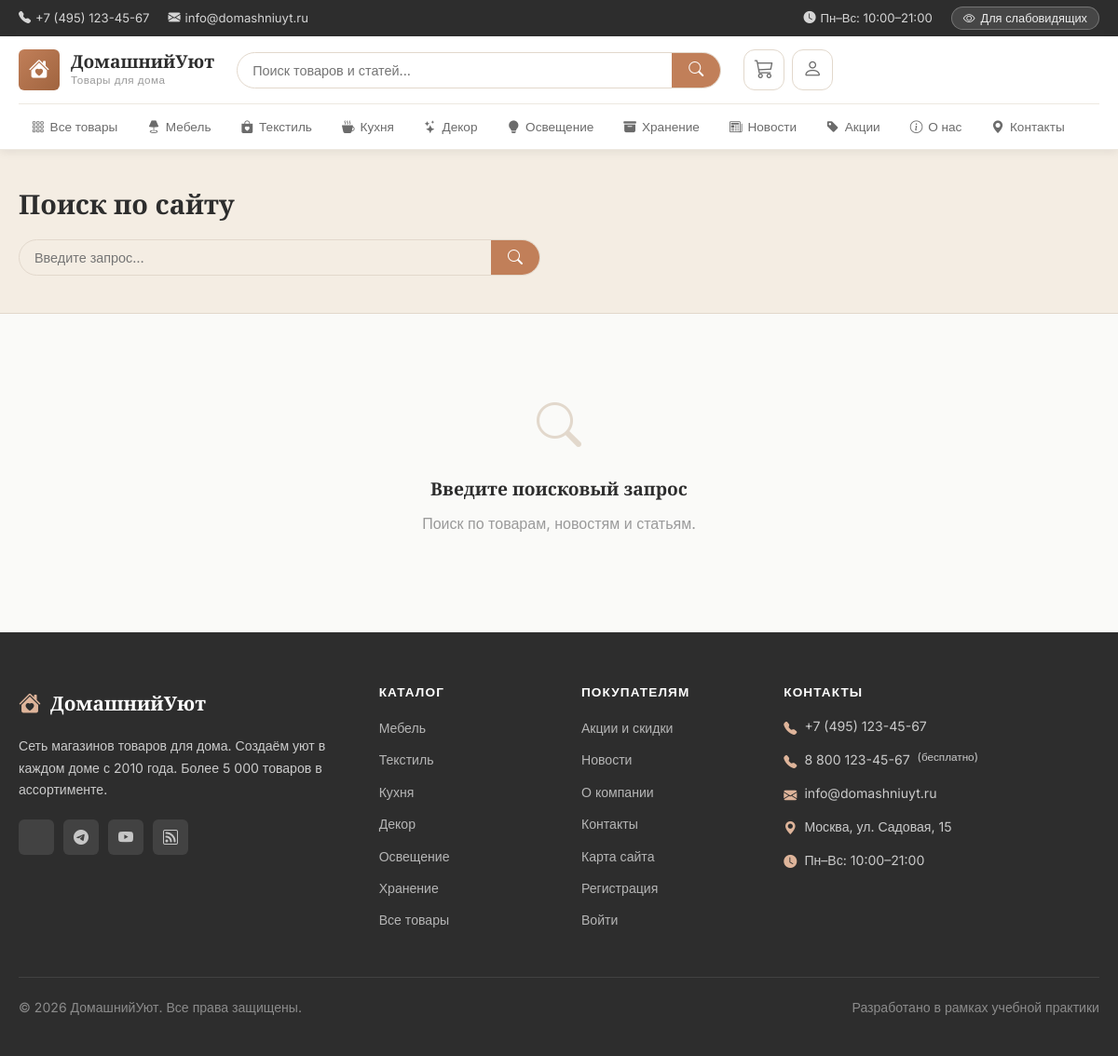
Screenshot of /search with the database file from the repository.
### app.py (models this page shows, shortened)
class Category(db.Model):
    __tablename__ = 'categories'
    id          = db.Column(db.Integer, primary_key=True)
    name        = db.Column(db.String(100), nullable=False)
    slug        = db.Column(db.String(100), unique=True, nullable=False)
    description = db.Column(db.Text)
    icon        = db.Column(db.String(50), default='bi-box')
    order       = db.Column(db.Integer, default=0)
    products = db.relationship('Product', backref='category', lazy=True)

### app.py (the view, shortened to what this page needs)
@app.route('/search')
def search():
    q        = request.args.get('q', '').strip()
    products = []
    articles = []
    return render_template('search.html', query=q, products=products, articles=articles)

### app.py (called while the page is built)
@app.context_processor
def inject_globals():
    cats = Category.query.order_by(Category.order).all()
    cart = session.get('cart', {})
    cart_count = sum(cart.values()) if cart else 0
    return {
        'categories': cats,
        'cart_count': cart_count,
        'current_year': datetime.utcnow().year,
        'site_name': 'ДомашнийУют',
    }

### templates/search.html (shortened to what this page needs)
{% extends 'base.html' %}
{% block content %}
<div class="search-header">
  <div class="container">
    <h1>
      {% if query %}
        Результаты поиска: «{{ query }}»
      {% else %}
        Поиск по сайту
      {% endif %}
    </h1>
    <form action="{{ url_for('search') }}" method="GET" class="search-form" style="max-width:560px;margin-top:20px;">
      <input type="text" name="q" value="{{ query }}" placeholder="Введите запрос…" autofocus aria-label="Поисковый запрос">
      <button type="submit" aria-label="Найти"><i class="bi bi-search" aria-hidden="true"></i></button>
    </form>
  </div>
</div>
<div class="container" style="padding-top:40px;padding-bottom:64px;">
  {% if not query %}
  <div style="text-align:center;padding:40px 0;color:var(--text-muted);">
    <i class="bi bi-search" style="font-size:3rem;display:block;margin-bottom:16px;color:var(--border);" aria-hidden="true"></i>
    <h2 style="font-size:1.2rem;margin-bottom:12px;">Введите поисковый запрос</h2>
    <p>Поиск по товарам, новостям и статьям.</p>
  </div>
  {% endif %}
</div>
{% endblock %}

### templates/base.html (shortened to what this page needs)
<!DOCTYPE html>
<html lang="ru">
<head>
  <link rel="stylesheet" href="https://cdn.jsdelivr.net/npm/bootstrap-icons@1.11.3/font/bootstrap-icons.css">
  <link rel="stylesheet" href="{{ url_for('static', filename='css/main.css') }}?v=3" id="main-css">
  <link rel="stylesheet" href="{{ url_for('static', filename='css/accessibility.css') }}?v=3" id="access-css" disabled>
</head>
<body class="standard-theme">
<header class="site-header" role="banner">
  <div class="header-top">
    <div class="container">
      <div class="header-top-inner">
        <div class="header-contacts">
          <a href="tel:+74951234567" aria-label="Позвонить">
            <i class="bi bi-telephone-fill" aria-hidden="true"></i> +7 (495) 123-45-67
          </a>
          <a href="mailto:info@domashniuyt.ru" aria-label="Написать письмо">
            <i class="bi bi-envelope-fill" aria-hidden="true"></i> info@domashniuyt.ru
          </a>
        </div>
        <div class="header-top-links">
          <span class="work-hours">
            <i class="bi bi-clock-fill" aria-hidden="true"></i> Пн–Вс: 10:00–21:00
          </span>
          <button class="theme-toggle" id="themeToggle" onclick="toggleTheme()"
                  aria-label="Переключить тему для слабовидящих" type="button">
            <i class="bi bi-eye" aria-hidden="true"></i>
            <span class="toggle-text">Для слабовидящих</span>
          </button>
        </div>
      </div>
    </div>
  </div>
  <nav class="main-nav" role="navigation" aria-label="Основное меню">
    <div class="container">
      <div class="nav-inner">
        <a href="{{ url_for('index') }}" class="logo" aria-label="ДомашнийУют — главная страница">
          <div class="logo-icon" aria-hidden="true">
            <i class="bi bi-house-heart-fill"></i>
          </div>
          <div class="logo-text">
            <span class="logo-name">{{ site_name }}</span>
            <span class="logo-tagline">Товары для дома</span>
          </div>
        </a>
        <div class="nav-search" role="search">
          <form action="{{ url_for('search') }}" method="GET" class="search-form"
                aria-label="Поиск по сайту">
            <input type="text" name="q" id="searchInput"
                   placeholder="Поиск товаров и статей..."
                   autocomplete="off"
                   value="{{ request.args.get('q', '') }}"
                   aria-autocomplete="list"
                   aria-controls="searchSuggestions">
            <button type="submit" aria-label="Найти">
              <i class="bi bi-search" aria-hidden="true"></i>
            </button>
          </form>
        </div>
        <div class="nav-actions">
          <a href="{{ url_for('cart_view') }}" class="nav-action" aria-label="Корзина{% if cart_count %}: {{ cart_count }} товар(ов){% endif %}">
            <i class="bi bi-cart3" aria-hidden="true"></i>
          </a>
          {% if current_user.is_authenticated %}
          <div class="nav-user-menu" id="userMenuWrap">
            <button class="nav-action user-btn" type="button"
                    id="userMenuBtn"
                    aria-label="Меню пользователя {{ current_user.username }}"
                    aria-haspopup="true"
                    aria-expanded="false">
              <i class="bi bi-person-circle" aria-hidden="true"></i>
            </button>
            <div class="user-dropdown" id="userDropdown" role="menu">
              <div class="user-dropdown-inner">
                <div class="user-dropdown-header">
                  <strong>{{ current_user.full_name or current_user.username }}</strong>
                  <small>{{ current_user.email }}</small>
                </div>
                <a href="{{ url_for('profile') }}" role="menuitem">
                  <i class="bi bi-person" aria-hidden="true"></i> Личный кабинет
                </a>
                {% if current_user.is_manager() %}
                <a href="{{ url_for('admin') }}" role="menuitem">
                  <i class="bi bi-gear" aria-hidden="true"></i> Панель управления
                </a>
                {% endif %}
                <a href="{{ url_for('logout') }}" class="logout-link" role="menuitem">
                  <i class="bi bi-box-arrow-right" aria-hidden="true"></i> Выйти
                </a>
              </div>
            </div>
          </div>
          {% else %}
          <a href="{{ url_for('login') }}" class="nav-action" aria-label="Войти в аккаунт">
            <i class="bi bi-person" aria-hidden="true"></i>
          </a>
          {% endif %}
        </div>
      </div>
      <div class="category-nav" id="categoryNav" role="navigation" aria-label="Категории товаров">
        <ul class="category-menu">
          <li>
            <a href="{{ url_for('catalog') }}"
               {% if request.endpoint == 'catalog' and not request.view_args.get('category_slug') %}class="active"{% endif %}>
              <i class="bi bi-grid-3x3-gap" aria-hidden="true"></i> Все товары
            </a>
          </li>
          {% for cat in categories %}
          <li>
            <a href="{{ url_for('catalog', category_slug=cat.slug) }}"
               {% if request.view_args and request.view_args.get('category_slug') == cat.slug %}class="active"{% endif %}>
              <i class="bi {{ cat.icon }}" aria-hidden="true"></i> {{ cat.name }}
            </a>
          </li>
          {% endfor %}
          <li>
            <a href="{{ url_for('news') }}"
               {% if request.endpoint in ('news','news_detail') %}class="active"{% endif %}>
              <i class="bi bi-newspaper" aria-hidden="true"></i> Новости
            </a>
          </li>
          <li>
            <a href="{{ url_for('promotions') }}"
               {% if request.endpoint == 'promotions' %}class="active"{% endif %}>
              <i class="bi bi-tag-fill" aria-hidden="true"></i> Акции
            </a>
          </li>
          <li>
            <a href="{{ url_for('about') }}"
               {% if request.endpoint == 'about' %}class="active"{% endif %}>
              <i class="bi bi-info-circle" aria-hidden="true"></i> О нас
            </a>
          </li>
          <li>
            <a href="{{ url_for('contacts') }}"
               {% if request.endpoint == 'contacts' %}class="active"{% endif %}>
              <i class="bi bi-geo-alt-fill" aria-hidden="true"></i> Контакты
            </a>
          </li>
        </ul>
      </div>
    </div>
  </nav>
</header>
<main class="main-content" id="main-content" role="main">
  {% block content %}{% endblock %}
</main>
<footer class="site-footer" role="contentinfo">
  <div class="container">
    <div class="footer-grid">
      <div class="footer-col">
        <div class="footer-logo">
          <i class="bi bi-house-heart-fill" aria-hidden="true"></i>
          <span>{{ site_name }}</span>
        </div>
        <p>Сеть магазинов товаров для дома. Создаём уют в каждом доме с 2010 года. Более 5 000 товаров в ассортименте.</p>
        <div class="social-links" aria-label="Социальные сети">
          <a href="#" aria-label="ВКонтакте"></a>
          <a href="#" aria-label="Telegram"><i class="bi bi-telegram" aria-hidden="true"></i></a>
          <a href="#" aria-label="YouTube"><i class="bi bi-youtube" aria-hidden="true"></i></a>
          <a href="#" aria-label="Дзен"><i class="bi bi-rss" aria-hidden="true"></i></a>
        </div>
      </div>
      <div class="footer-col">
        <h4>Каталог</h4>
        <ul>
          {% for cat in categories %}
          <li><a href="{{ url_for('catalog', category_slug=cat.slug) }}">{{ cat.name }}</a></li>
          {% endfor %}
          <li><a href="{{ url_for('catalog') }}">Все товары</a></li>
        </ul>
      </div>
      <div class="footer-col">
        <h4>Покупателям</h4>
        <ul>
          <li><a href="{{ url_for('promotions') }}">Акции и скидки</a></li>
          <li><a href="{{ url_for('news') }}">Новости</a></li>
          <li><a href="{{ url_for('about') }}">О компании</a></li>
          <li><a href="{{ url_for('contacts') }}">Контакты</a></li>
          <li><a href="{{ url_for('sitemap') }}">Карта сайта</a></li>
          {% if not current_user.is_authenticated %}
          <li><a href="{{ url_for('register') }}">Регистрация</a></li>
          <li><a href="{{ url_for('login') }}">Войти</a></li>
          {% endif %}
        </ul>
      </div>
      <div class="footer-col">
        <h4>Контакты</h4>
        <div class="footer-contacts">
          <p><i class="bi bi-telephone-fill" aria-hidden="true"></i>
            <a href="tel:+74951234567">+7 (495) 123-45-67</a></p>
          <p><i class="bi bi-telephone-fill" aria-hidden="true"></i>
            <a href="tel:+78001234567">8 800 123-45-67</a> <small>(бесплатно)</small></p>
          <p><i class="bi bi-envelope-fill" aria-hidden="true"></i>
            <a href="mailto:info@domashniuyt.ru">info@domashniuyt.ru</a></p>
          <p><i class="bi bi-geo-alt-fill" aria-hidden="true"></i> Москва, ул. Садовая, 15</p>
          <p><i class="bi bi-clock-fill" aria-hidden="true"></i> Пн–Вс: 10:00–21:00</p>
        </div>
      </div>
    </div>
    <div class="footer-bottom">
      <p>&copy; {{ current_year }} {{ site_name }}. Все права защищены.</p>
      <p>Разработано в рамках учебной практики</p>
    </div>
  </div>
</footer>
</body>
</html>

### rows the page displays
Category: name "Мебель"
Category: name "Текстиль"
Category: name "Кухня"
Category: name "Декор"
Category: name "Освещение"
Category: name "Хранение"

### other values shown
{{ site_name }} "ДомашнийУют"
